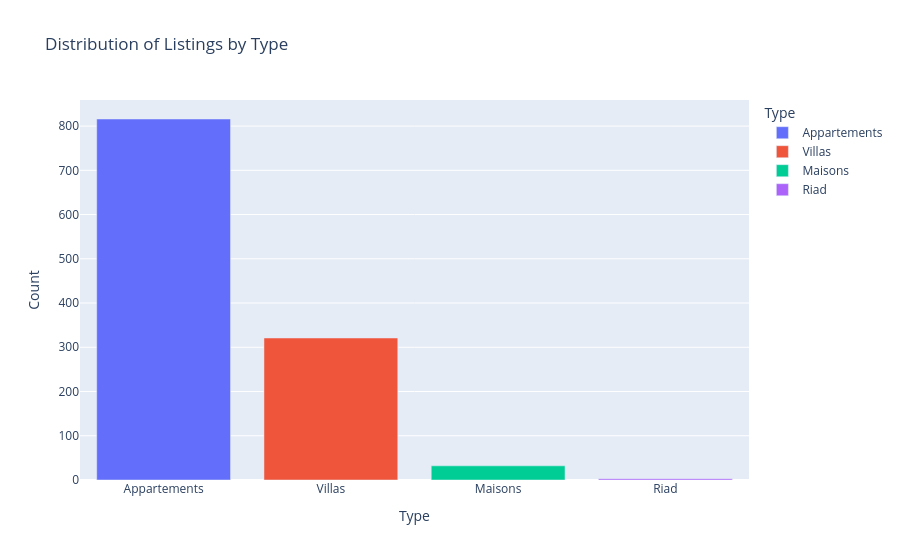

The code cell stored with this chart in its notebook:
### Markdown cell above
### Examinons maintenant la répartition des types d'annonces.

### Code cell
import plotly.express as px

type_counts = df['Type'].value_counts().reset_index()
type_counts.columns = ['Type', 'count']

fig = px.bar(type_counts, x='Type', y='count', color='Type',
             title='Distribution of Listings by Type',
             labels={'count': 'Count'})
fig.show()

### Figure 1 — Plotly figure (JSON) as saved in the notebook; plotly's stock layout.template omitted (floating-point values rounded to 4 significant figures)
{"data": [{"hovertemplate": "Type=%{x}<br>Count=%{y}<extra></extra>", "legendgroup": "Appartements", "marker": {"color": "#636efa", "pattern": {"shape": ""}}, "name": "Appartements", "orientation": "v", "showlegend": true, "textposition": "auto", "type": "bar", "x": ["Appartements"], "xaxis": "x", "y": [816], "yaxis": "y"}, {"hovertemplate": "Type=%{x}<br>Count=%{y}<extra></extra>", "legendgroup": "Villas", "marker": {"color": "#EF553B", "pattern": {"shape": ""}}, "name": "Villas", "orientation": "v", "showlegend": true, "textposition": "auto", "type": "bar", "x": ["Villas"], "xaxis": "x", "y": [321], "yaxis": "y"}, {"hovertemplate": "Type=%{x}<br>Count=%{y}<extra></extra>", "legendgroup": "Maisons", "marker": {"color": "#00cc96", "pattern": {"shape": ""}}, "name": "Maisons", "orientation": "v", "showlegend": true, "textposition": "auto", "type": "bar", "x": ["Maisons"], "xaxis": "x", "y": [32], "yaxis": "y"}, {"hovertemplate": "Type=%{x}<br>Count=%{y}<extra></extra>", "legendgroup": "Riad", "marker": {"color": "#ab63fa", "pattern": {"shape": ""}}, "name": "Riad", "orientation": "v", "showlegend": true, "textposition": "auto", "type": "bar", "x": ["Riad"], "xaxis": "x", "y": [3], "yaxis": "y"}], "layout": {"barmode": "relative", "legend": {"title": {"text": "Type"}, "tracegroupgap": 0}, "title": {"text": "Distribution of Listings by Type"}, "xaxis": {"anchor": "y", "categoryarray": ["Appartements", "Villas", "Maisons", "Riad"], "categoryorder": "array", "domain": [0, 1], "title": {"text": "Type"}}, "yaxis": {"anchor": "x", "domain": [0, 1], "title": {"text": "Count"}}}}
